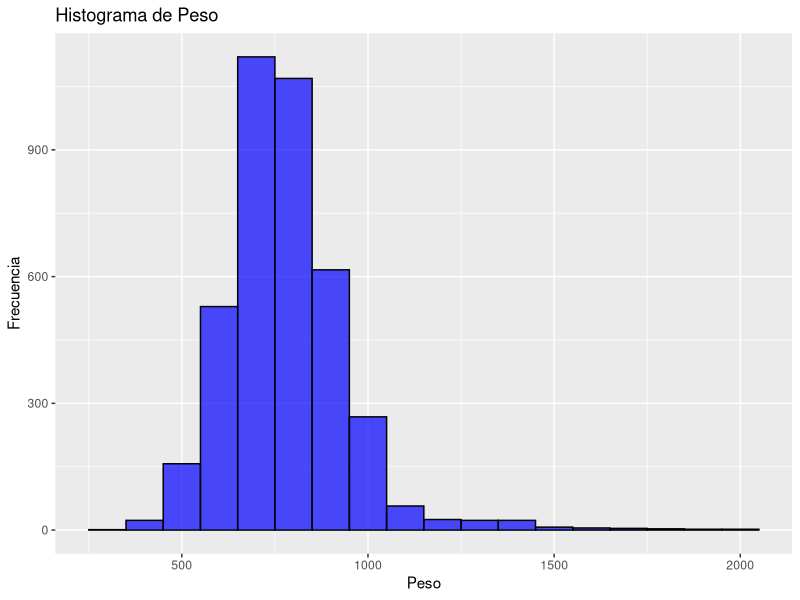
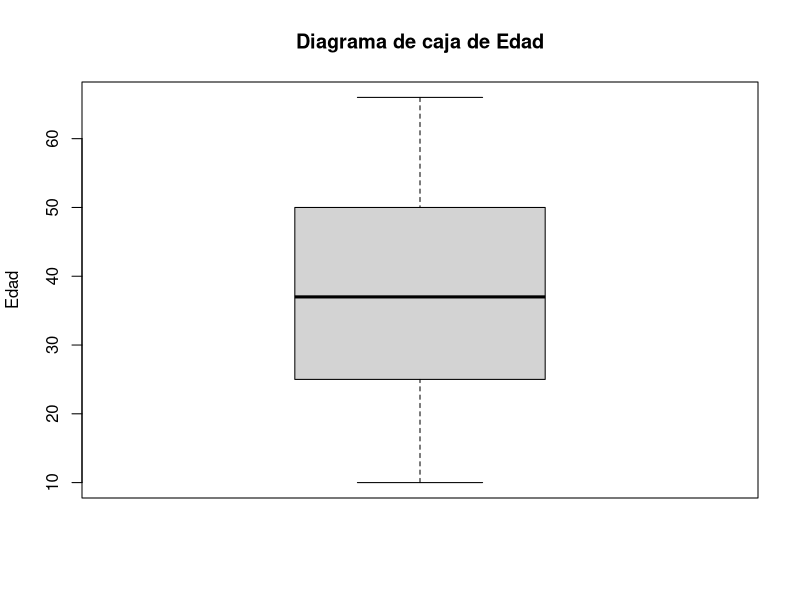
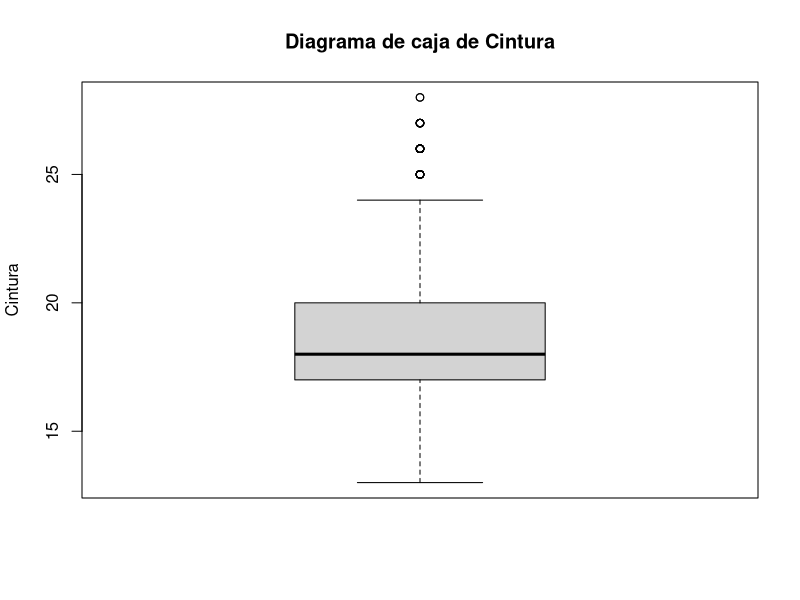
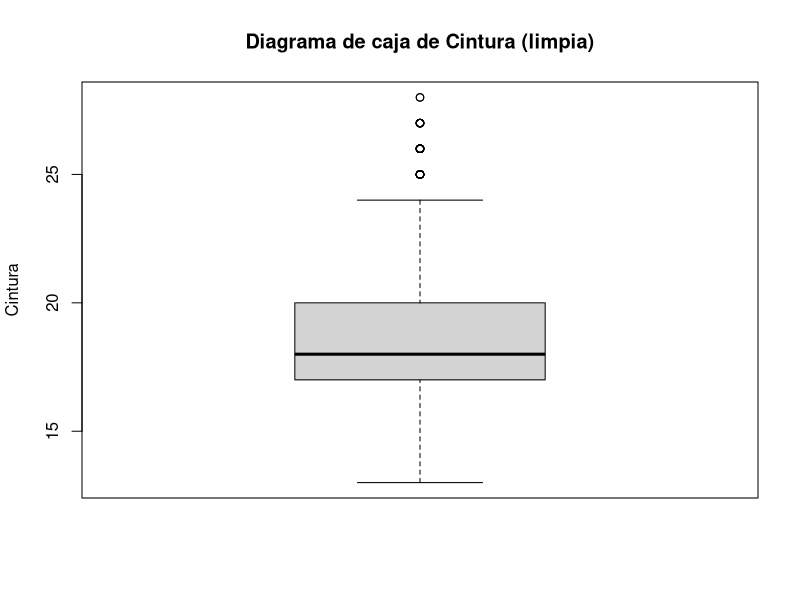
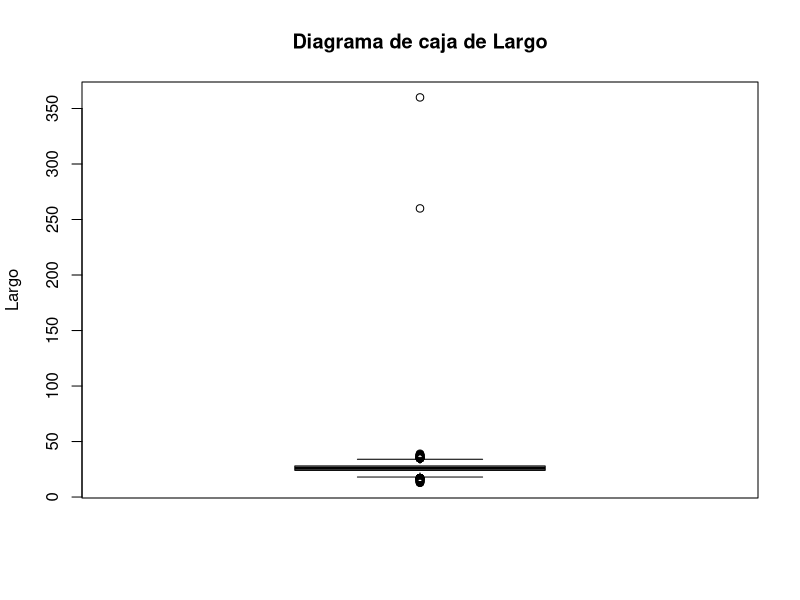

Recreate these plots in R, in order.
## ---- chunk 1
library(readr)
## ---- chunk 2
DF <- read_csv("data.csv")
## ---- chunk 3
#Cantidad de unidades muestrales:
nrow(DF)
#Cantidad de variables:
ncol(DF)
## ---- chunk 4
#Cantidad de datos faltantes de la tabla
sum(is.na(DF))
#Cantidad de filas incompletas
sum(!complete.cases(DF))
#Porcentaje de datos faltantes
round(sum(is.na(DF))*100/(ncol(DF)*nrow(DF)),2)
#Porcentaje de filas incompletas
round(sum(!complete.cases(DF))*100/nrow(DF), 2)
## ---- chunk 5
#El tamaño de la muestra es
nrow(DF)
#Tamaño efectivo si se descartan los datos faltantes
sum(complete.cases(DF))
#Variable con el menor tamaño efectivo
n_por_variable <- colSums(!is.na(DF))   
var_min <- names(which.min(n_por_variable))
n_min   <- min(n_por_variable)
var_min; n_min
## ---- chunk 6
#maximo de datos faltantes en una unidad muestral es
na_por_fila <- rowSums(is.na(DF))
max_faltantes <- max(na_por_fila)
max_faltantes
#Numero de unidades muest
n_con_max <- sum(na_por_fila == max_faltantes)
n_con_max
#promedio de datos faltantes por unidad muestral
round(mean(na_por_fila), 2)
#mediana de datos faltantes por unidad muestral
round(median(na_por_fila), 2)
## ---- chunk 7
#Cantidad de variables categoricas en la tabla
sum(sapply(DF, is.character))
#Cantidad de variables numericas en la tabla
sum(sapply(DF, is.numeric))
## ---- chunk 8
#moda de edad
names(sort(table(DF$Edad), decreasing=TRUE))[1]
#cantidad de valores diferentes de DF$Edad
length(unique(DF$Edad))
#mediana de DF$Edad
round(median(DF$Edad, na.rm=TRUE), 2)
#promedio de DF$Edad
round(mean(DF$Edad, na.rm=TRUE),2)
#Desviacion estandar de DF$Edad
round(sd(DF$Edad, na.rm=TRUE),2)
## ---- chunk 9
DFLIMP <- DF
DFLIMP$Sexo[DF$Sexo=="m"]<-"macho"
DFLIMP$Sexo[DF$Sexo=="Macho"]<-"macho"
DFLIMP$Sexo[DF$Sexo=="M"]<-"macho"
DFLIMP$Sexo[DF$Sexo=="machoo"]<-"macho"
DFLIMP$Sexo[DF$Sexo=="MMacho"]<-"macho"
DFLIMP$Sexo[DF$Sexo=="Machoo"]<-"macho"
DFLIMP$Sexo[DF$Sexo=="mmachoo"]<-"macho"
DFLIMP$Sexo[DF$Sexo=="Mmachoo"]<-"macho"
DFLIMP$Sexo[DF$Sexo=="H"]<-"hembra"
DFLIMP$Sexo[DF$Sexo=="h"]<-"hembra"
DFLIMP$Sexo[DF$Sexo=="Hembra"]<-"hembra"
table(DFLIMP$Sexo)
#tamaño efectivo de la variable DFLIMP$Sexo
table(DFLIMP$Sexo)
sum(complete.cases(DFLIMP$Sexo))

## ---- chunk 10
DFLIMP$Raza[DF$Raza=="Cuy"]<-"híbrido"
DFLIMP$Raza[DF$Raza=="cuy"]<-"híbrido"
DFLIMP$Raza[DF$Raza=="Abisinio"]<-"abisinio"
DFLIMP$Raza[DF$Raza=="Andino"]<-"andino"
DFLIMP$Raza[DF$Raza=="adinon"]<-"andino"
DFLIMP$Raza[DF$Raza=="Cuy andino"]<-"andino"
DFLIMP$Raza[DF$Raza=="Cuy Andino"]<-"andino"
DFLIMP$Raza[DF$Raza=="hibrido"]<-"híbrido"
DFLIMP$Raza[DF$Raza=="Cuy peruano"]<-"peruano"
DFLIMP$Raza[DF$Raza=="Híbrido"]<-"híbrido"
DFLIMP$Raza[DF$Raza=="ibrido"]<-"híbrido"
DFLIMP$Raza[DF$Raza=="Peruanoo"]<-"peruano"
DFLIMP$Raza[DF$Raza=="Cuy Peruano"]<-"peruano"
DFLIMP$Raza[DF$Raza=="Peruano"]<-"peruano"
DFLIMP$Raza[DF$Raza=="peruanoo"]<-"peruano"
DFLIMP$Raza[DF$Raza=="Hibrido"]<-"híbrido"
DFLIMP$Raza[DF$Raza=="hibrido"]<-"híbrido"
DFLIMP$Raza[DF$Raza=="Americano"]<-"americano"
DFLIMP$Raza[DF$Raza=="Americanoo"]<-"americano"
DFLIMP$Raza[DF$Raza=="anDino"]<-"andino"
DFLIMP$Raza[DF$Raza=="Cuy abisinio"]<-"abisinio"
DFLIMP$Raza[DF$Raza=="Cuy Abisinio"]<-"abisinio"
DFLIMP$Raza[DF$Raza=="Cuy Abismo"]<-"abisinio"
DFLIMP$Raza[DF$Raza=="Cuy americano"]<-"americano"
DFLIMP$Raza[DF$Raza=="Cuy Americano"]<-"americano"
DFLIMP$Raza[DF$Raza=="aNDino"]<-"andino"
DFLIMP$Raza[DF$Raza=="Cuy híbrido"]<-"híbrido"
DFLIMP$Raza[DF$Raza=="Cuy rex"]<-"rex"
DFLIMP$Raza[DF$Raza=="Cuy skinny"]<-"skinny"
DFLIMP$Raza[DF$Raza=="Cuy Híbrido"]<-"híbrido"
table(DFLIMP$Raza)
## ---- chunk 11
DFLIMP$Color[DFLIMP$Color=="Blanco"]<-"blanco"
DFLIMP$Color[DFLIMP$Color=="blancoo"]<-"blanco"
DFLIMP$Color[DFLIMP$Color=="Blancoo"]<-"blanco"
DFLIMP$Color[DFLIMP$Color=="Gris"]<-"gris"
DFLIMP$Color[DFLIMP$Color=="Marrón"]<-"marrón"
DFLIMP$Color[DFLIMP$Color=="mMarrón"]<-"marrón"
DFLIMP$Color[DFLIMP$Color=="MMarrón"]<-"marrón"
DFLIMP$Color[DFLIMP$Color=="MMarrón"]<-"marrón"
DFLIMP$Color[DFLIMP$Color=="Mmarrón"]<-"marrón"
DFLIMP$Color[DFLIMP$Color=="Marrón Oscuro"]<-"marrón oscuro"
DFLIMP$Color[DFLIMP$Color=="Negro"]<-"negro"
DFLIMP$Color[DFLIMP$Color=="negroo"]<-"negro"
DFLIMP$Color[DFLIMP$Color=="Negroo"]<-"negro"
DFLIMP$Color[DFLIMP$Color=="Rojizo"]<-"rojizo"
DFLIMP$Color[DFLIMP$Color=="Roojizoo"]<-"rojizo"
DFLIMP$Color[DFLIMP$Color=="Pintado"]<-"pintado"
DFLIMP$Color[DFLIMP$Color=="Pintadoo"]<-"pintado"
DFLIMP$Color[DFLIMP$Color=="pintadoo"]<-"pintado"
DFLIMP$Color[DFLIMP$Color=="Tricolor"]<-"tricolor"
DFLIMP$Color[DFLIMP$Color=="Tricooloor"]<-"tricolor"
DFLIMP$Color[DFLIMP$Color=="Rosa"]<-"rosa"
table(DFLIMP$Color)
#moda de DFLIMP$Color
names(sort(table(DFLIMP$Color), decreasing=TRUE))[1]
sum(complete.cases(DF$Color))
## ---- chunk 12
DFLIMP$Peso[DFLIMP$Peso==72834.00]<-NA
DFLIMP$Peso[DFLIMP$Peso==93302.00]<-NA
DFLIMP$Peso[DFLIMP$Peso==90098.00]<-NA
round(summary(DFLIMP$Peso),2)
#desviacion estandar de DFLIMP$Peso
round(sd(DFLIMP$Peso, na.rm = TRUE), 2)
#Tamaño efectivo de la muestra para la variable Peso 
sum(complete.cases(DFLIMP$Peso))
#los valores tienen un sesgo a la derecha, izquierda o aproximadamente simetrica
library(ggplot2)
ggplot(DFLIMP, aes(x=Peso)) + geom_histogram(binwidth=100, fill="blue", color="black", alpha=0.7) + labs(title="Histograma de Peso", x="Peso", y="Frecuencia")

## ---- chunk 13
## --- Pregunta 12: Edad ---

# 1) Verificar atípicos y errores (ya lo hiciste)
boxplot(DFLIMP$Edad, main="Diagrama de caja de Edad", ylab="Edad")
boxplot.stats(DFLIMP$Edad)$out            # <- 0 atípicos
sum(DFLIMP$Edad %% 1 != 0, na.rm = TRUE)  # <- 0 no enteros

# 2) (Por si acaso) reemplazar valores no enteros por NA
DFLIMP$Edad[DFLIMP$Edad %% 1 != 0] <- NA

# 3) Descriptores (redondeados a 2 decimales)
min_edad  <- min(DFLIMP$Edad, na.rm = TRUE)
med_edad  <- median(DFLIMP$Edad, na.rm = TRUE)
max_edad  <- max(DFLIMP$Edad, na.rm = TRUE)
mean_edad <- mean(DFLIMP$Edad, na.rm = TRUE)
sd_edad   <- sd(DFLIMP$Edad, na.rm = TRUE)
n_efec    <- sum(!is.na(DFLIMP$Edad))

round(c(minimo = min_edad,
        mediana = med_edad,
        maximo = max_edad,
        promedio = mean_edad,
        sd = sd_edad), 2)
n_efec
## ---- chunk 14
boxplot(DFLIMP$Cintura, main="Diagrama de caja de Cintura", ylab="Cintura")
boxplot.stats(DFLIMP$Cintura)$out
sum(DFLIMP$Cintura %% 1 != 0, na.rm = TRUE)
DFLIMP$Cintura[DFLIMP$Cintura %% 1 != 0] <- NA
boxplot(DFLIMP$Cintura, main="Diagrama de caja de Cintura (limpia)", ylab="Cintura")

min_cint  <- min(DFLIMP$Cintura, na.rm = TRUE)
med_cint  <- median(DFLIMP$Cintura, na.rm = TRUE)
max_cint  <- max(DFLIMP$Cintura, na.rm = TRUE)
mean_cint <- mean(DFLIMP$Cintura, na.rm = TRUE)
sd_cint   <- sd(DFLIMP$Cintura, na.rm = TRUE)
n_cint    <- sum(!is.na(DFLIMP$Cintura))

round(c(minimo = min_cint,
        mediana = med_cint,
        maximo = max_cint,
        promedio = mean_cint,
        sd = sd_cint), 2)
n_cint


## ---- chunk 15
### Pregunta 14: Largo

# 1) Boxplot para ver valores claramente erróneos
boxplot(DFLIMP$Largo, main="Diagrama de caja de Largo", ylab="Largo")
boxplot.stats(DFLIMP$Largo)$out   # muestra los atípicos

# 2) Contar valores no enteros
sum(DFLIMP$Largo %% 1 != 0, na.rm = TRUE)

# 3) Sustituir valores no enteros por NA
DFLIMP$Largo[DFLIMP$Largo %% 1 != 0] <- NA

library(e1071)
skewness(DFLIMP$Largo, na.rm = TRUE)
## ---- chunk 16
DFLIMP$Talla<-tolower(DFLIMP$Talla)
DFLIMP$Talla[DFLIMP$Talla=="goordo"]<-"gordo"
DFLIMP$Talla[DFLIMP$Talla=="goordoo"]<-"gordo"
DFLIMP$Talla[DFLIMP$Talla=="gordoo"]<-"gordo"
DFLIMP$Talla[DFLIMP$Talla=="obesoo"]<-"obeso"
DFLIMP$Talla[DFLIMP$Talla=="sanoo"]<-"sano"
DFLIMP$Talla <- factor(DFLIMP$Talla, levels = c("flaco", "sano", "gordo", "obeso"), ordered = TRUE)
unique(DFLIMP$Talla)

# Moda: categoría más frecuente
names(which.max(table(DFLIMP$Talla)))
sum(!is.na(DFLIMP$Talla))

#primer cuartil
quantile(as.numeric(DFLIMP$Talla), probs = 0.25, na.rm = TRUE, type=3)
#segundo cuartil
quantile(as.numeric(DFLIMP$Talla), probs = 0.50, na.rm = TRUE, type=3)
#tercer cuartil
quantile(as.numeric(DFLIMP$Talla), probs = 0.75, na.rm = TRUE, type = 3)
## ---- chunk 17

#--------
# Media, mediana y desviación estándar
media   <- round(mean(DFLIMP$Edad, na.rm = TRUE),2)
mediana <- round(median(DFLIMP$Edad, na.rm = TRUE),2)
sd_edad <- round(sd(DFLIMP$Edad, na.rm = TRUE),2)

# Coeficiente de variación (CV)
cv <- round(sd_edad / media, 2)
cv

# Clasificación del sesgo
if (media > mediana) {
  sesgo <- "a la derecha de la mediana"
} else if (media < mediana) {
  sesgo <- "a la izquierda de la mediana"
} else {
  sesgo <- "simétrica respecto a la mediana"
}

# Clasificación del CV según tu rúbrica
if (cv <= 0.30) {
  disp <- "relativamente concentrada alrededor de la mediana"
} else {
  disp <- "relativamente dispersa alrededor de la mediana"
}

list(
  media = media,
  mediana = mediana,
  cv = cv,
  clasificacion_sesgo = sesgo,
  clasificacion_cv = disp
)
## ---- chunk 18
#rango de la variable cintura
rango_cintura <- range(DFLIMP$Cintura, na.rm = TRUE)
rango_cintura
#rango intercuartil tipo 3
IQR_cintura <- IQR(DFLIMP$Cintura, na.rm = TRUE, type = 3)
IQR_cintura
#coeficiente de variacion de cintura
media   <- round(mean(DFLIMP$Cintura, na.rm = TRUE),2)
mediana <- round(median(DFLIMP$Cintura, na.rm = TRUE),2)
sd_edad <- round(sd(DFLIMP$Cintura, na.rm = TRUE),2)

# Coeficiente de variación (CV)
cv <- round(sd_edad / media, 2)
cv

# ==== PREGUNTA 17: CINTURA ====

# Q1, Q2, Q3 con método tipo 3
q1_cint <- quantile(DFLIMP$Cintura, probs = 0.25, type = 3, na.rm = TRUE)
q2_cint <- quantile(DFLIMP$Cintura, probs = 0.50, type = 3, na.rm = TRUE)
q3_cint <- quantile(DFLIMP$Cintura, probs = 0.75, type = 3, na.rm = TRUE)

# Rango e IQR
rango_cint <- max(DFLIMP$Cintura, na.rm = TRUE) - min(DFLIMP$Cintura, na.rm = TRUE)
iqr_cint   <- q3_cint - q1_cint

# Media, desviación estándar y coeficiente de variación
media_cint <- mean(DFLIMP$Cintura, na.rm = TRUE)
sd_cint    <- sd(DFLIMP$Cintura, na.rm = TRUE)
cv_cint    <- sd_cint / media_cint

# Clasificación del CV según tu rúbrica
if (cv_cint <= 0.30) {
  clasif_cv <- "bajo → relativamente concentrada alrededor de la mediana"
} else {
  clasif_cv <- "moderado → relativamente dispersa alrededor de la mediana"
}

# Mostrar resultados
list(
  Q1 = q1_cint,
  Q2 = q2_cint,
  Q3 = q3_cint,
  Rango = rango_cint,
  IQR = iqr_cint,
  Media = media_cint,
  DesvEst = sd_cint,
  CV = cv_cint,
  Clasificacion = clasif_cv
)
## ---- chunk 19
# ==== Evaluación de variable Largo ====

# Calcular medidas
media   <- mean(DFLIMP$Largo, na.rm = TRUE)
mediana <- median(DFLIMP$Largo, na.rm = TRUE)
sd_l    <- sd(DFLIMP$Largo, na.rm = TRUE)
cv      <- sd_l / media

# Clasificación del sesgo
if (media > mediana) {
  sesgo <- "a la derecha de la mediana"
} else if (media < mediana) {
  sesgo <- "a la izquierda de la mediana"
} else {
  sesgo <- "simétrica (aprox.)"
}

# Clasificación de dispersión según rúbrica
if (cv <= 0.30) {
  disp <- "relativamente concentrada alrededor de la mediana"
} else {
  disp <- "relativamente dispersa alrededor de la mediana"
}

list(
  media = media,
  mediana = mediana,
  cv = cv,
  clasificacion_sesgo = sesgo,
  clasificacion_cv = disp
)
## ---- chunk 20
#rango de la variable Peso 
rango_peso <- range(DFLIMP$Peso, na.rm = TRUE)
rango_peso 
# Cuartiles con método tipo 3
q1_peso <- quantile(DFLIMP$Peso, probs = 0.25, type = 3, na.rm = TRUE)
q3_peso <- quantile(DFLIMP$Peso, probs = 0.75, type = 3, na.rm = TRUE)

# Rango intercuartílico
iqr_peso <- q3_peso - q1_peso

# Media, desviación estándar y coeficiente de variación
media_peso <- round(mean(DFLIMP$Peso, na.rm = TRUE),2 )
sd_peso    <- round(sd(DFLIMP$Peso, na.rm = TRUE),2 )
cv_peso    <- round(sd_peso / media_peso, 2)

list(
  Q1 = q1_peso,
  Q3 = q3_peso,
  IQR_tipo3 = iqr_peso,
  Media = media_peso,
  DesvEst = sd_peso,
  CV = cv_peso
)
# ==== Clasificación de variable (ejemplo con Peso) ====

# Calcular medidas básicas
media   <- mean(DFLIMP$Peso, na.rm = TRUE)
mediana <- median(DFLIMP$Peso, na.rm = TRUE)
sd_p    <- sd(DFLIMP$Peso, na.rm = TRUE)
cv      <- sd_p / media

# Clasificación del sesgo (comparar media vs mediana)
if (media > mediana) {
  sesgo <- "a la derecha de la mediana"
} else if (media < mediana) {
  sesgo <- "a la izquierda de la mediana"
} else {
  sesgo <- "aproximadamente simétrica"
}

# Clasificación de la dispersión según tu rúbrica
if (cv <= 0.30) {
  disp <- "relativamente concentrada alrededor de la mediana"
} else {
  disp <- "relativamente dispersa alrededor de la mediana"
}

list(
  media = media,
  mediana = mediana,
  cv = round(cv, 3),
  clasificacion_sesgo = sesgo,
  clasificacion_disp = disp
)
## ---- chunk 21
#Variabilidad de las variables
var_cintura <- var(DFLIMP$Cintura, na.rm = TRUE)
var_largo   <- var(DFLIMP$Largo, na.rm = TRUE)
var_peso    <- var(DFLIMP$Peso, na.rm = TRUE)
var_edad  <- var(DFLIMP$Edad, na.rm = TRUE)
list(
  Var_Cintura = var_cintura,
  Var_Largo = var_largo,
  Var_Peso = var_peso,
  Var_edad = var_edad
)
